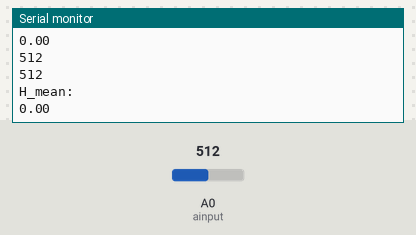
Bench run of a sketch on a simulated Arduino Uno, built with avr-gcc and run on an emulated ATmega328P. Shown: the last lines printed to the serial monitor. The inputs (shaded band) are chosen by the test bench; at power-on: A0 (ainput) = 512.

Above: at 1.2 s.
1.3 s: A0 (ainput) set to 716
At 2.6 s:
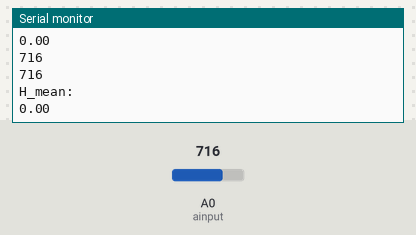
2.8 s: A0 (ainput) set to 900
At 3.8 s:
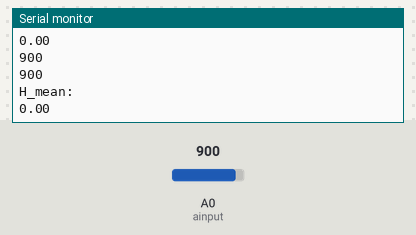
Timing chart, 0 to 5.8 s (numbered marks = the images above; inputs shaded):
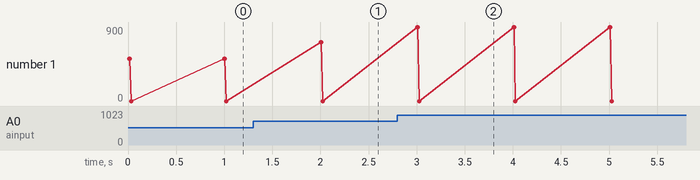

The sketch:

arraytest2.ino
```cpp
#define datanumber 10
float data[datanumber];
float inputNum;
float sumOfArray;
float mean;
float h_mean;
int ainput=A0;
//xlinx
void setup() {
 pinMode(ainput, INPUT_PULLUP); //輸入腳
 Serial.begin(9600); //連接serial port
 Serial.println("connected"); //成功連接顯示
}

void loop()

{
   for (inputNum = 0; inputNum < sizeof(datanumber); inputNum++) {
     data[datanumber] = analogRead(ainput);
     Serial.println(analogRead(ainput));
   }
   float mean[sizeof(datanumber)];
   float sum_of_mean=0;
   for(int i=0;i<datanumber;i++){
     mean[i]=1/data[i];
     sum_of_mean+=mean[i];
   }
   h_mean= datanumber/sum_of_mean;

   Serial.println("H_mean:");
   Serial.println(h_mean);


    //  if (inputNum >= datanumber)
    //     {
    //         //hmean= n/1/x1+1/x2+1/x3.....
    //         int mean1 = 1/data[1]; //把array的內容變成1/x1
    //         int mean2 = 1/data[2];
    //         int mean3 = 1/data[3];
    //         int mean4 = 1/data[4];
    //         int mean5 = 1/data[5];
    //         int mean6 = 1/data[6];
    //         int mean7 = 1/data[7];
    //         int mean8 = 1/data[8];
    //         int mean9 = 1/data[9];
    //         int mean10 = 1/data[10];
    //        h_mean= datanumber/(mean1+mean2+mean3+mean4+mean5+mean6+mean7+mean8+mean9+mean10) ; //計算 h_mean
    //         Serial.println("H_mean:");
    //         Serial.println(h_mean);
    // }


           delay(1000); //
}
```

Measured:
- after the input at 1.3 s, the serial monitor: prints a new line after 0.70 s (image 1)
- after the input at 2.8 s, the serial monitor: prints a new line after 0.21 s (image 2)
